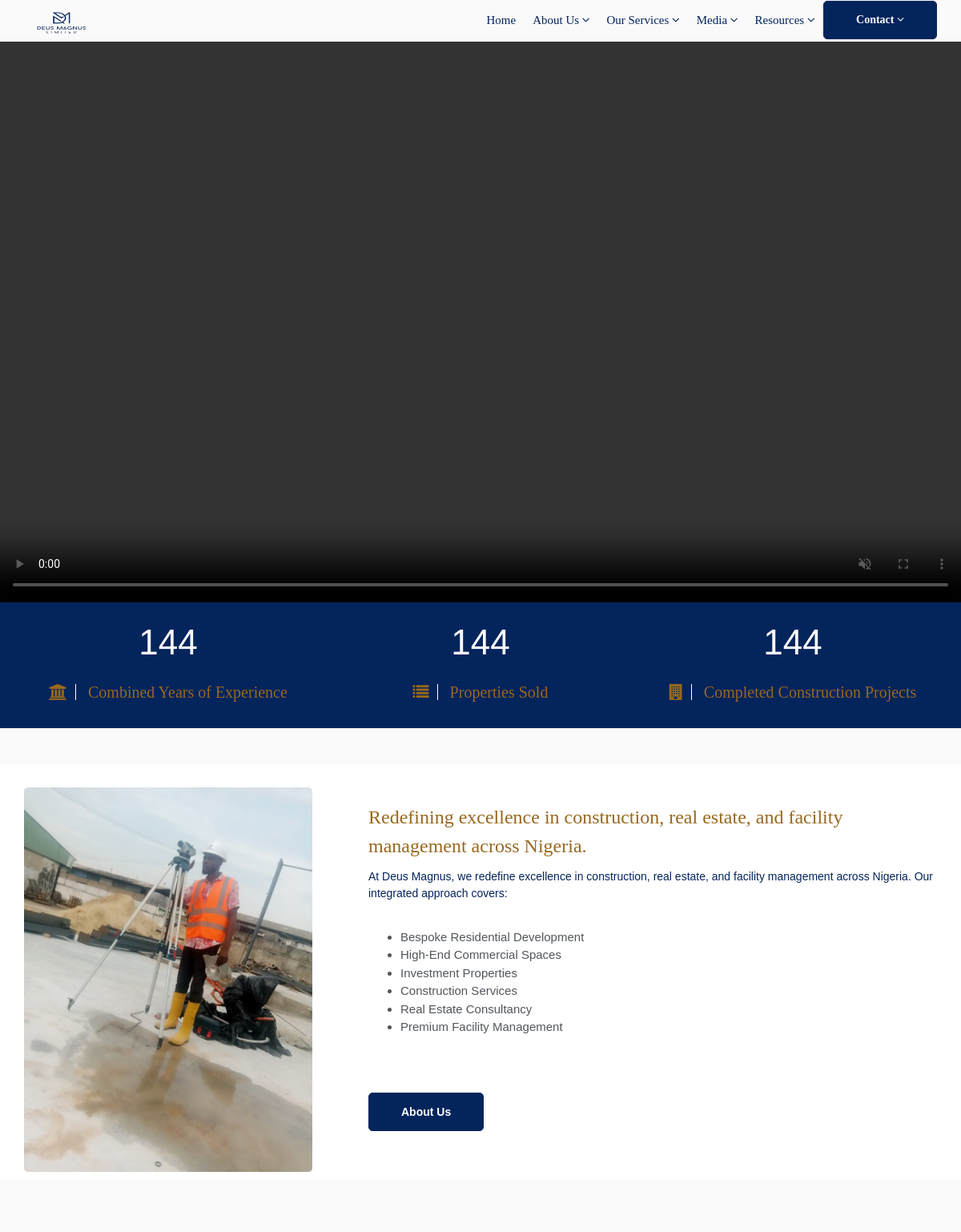
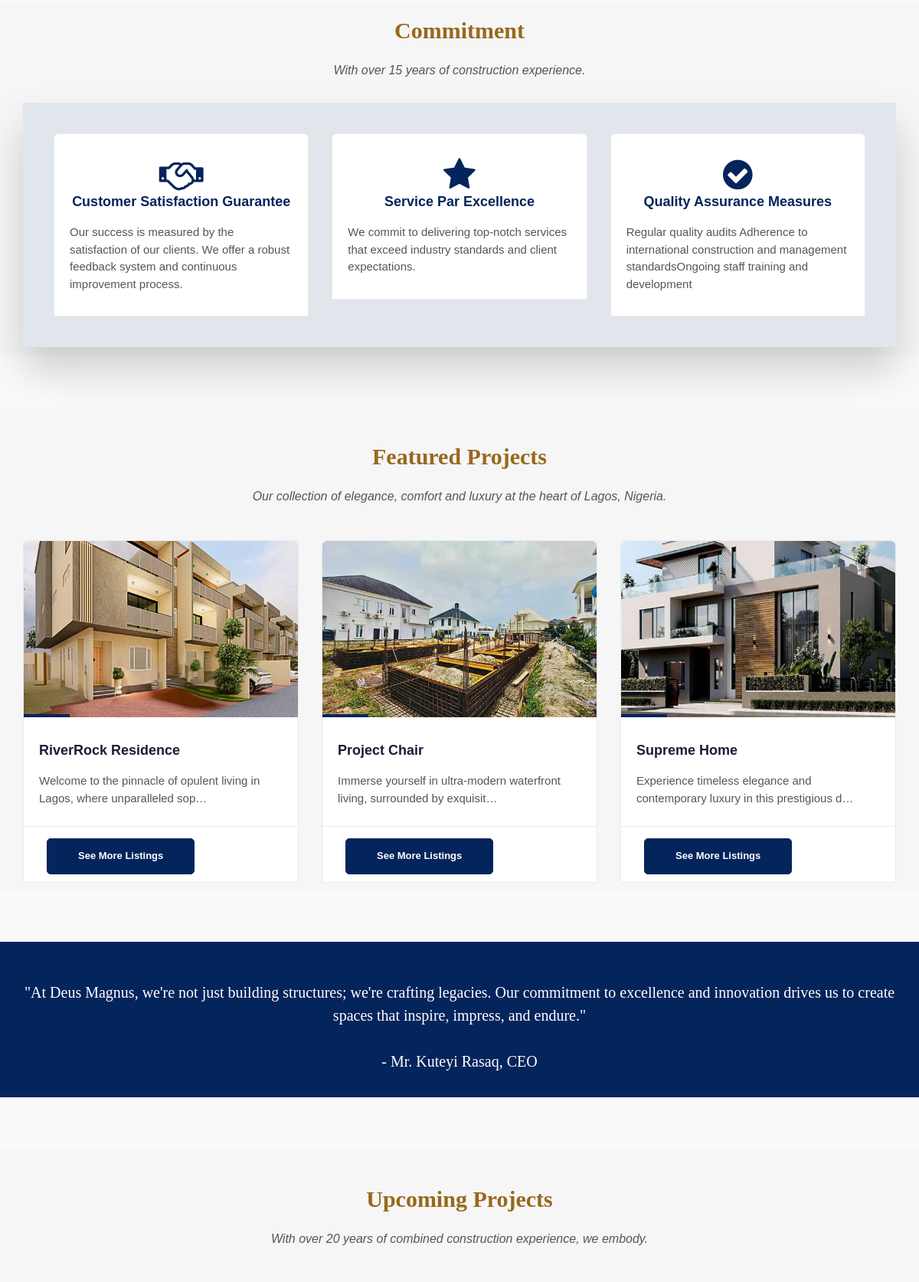
The page / (upper part) on the database its author committed (2 pictures, top to bottom).
### deus_magnus/models.py (models this page shows, shortened)
class Mainvideo(models.Model):
    deus_magnus_first_video = models.FileField(upload_to='main_videos/')

class BashPicture(models.Model):
    deus_magnus_bash_p = models.ImageField(upload_to='bash_p/')

class SecondDeusMagnusMainPicturePost(models.Model):
    second_deus_magnus_title = models.CharField(max_length=255, blank=True, null=True)
    second_deus_magnus_description = models.TextField()
    second_deus_magnus_slug = models.SlugField (max_length=255,blank=True, null=True)
    second_deus_magnus_img = models.ImageField(upload_to='images/')
    second_deus_magnus_publish_date = models.DateTimeField (auto_now_add= True)
    second_deus_magnus_author = models.ForeignKey(User, on_delete=models.CASCADE)
    class Meta:
        ordering =['second_deus_magnus_publish_date']

### deus_magnus/views.py (the view)
# urls.py: path('', HomeView.as_view(), name="home"),
class HomeView(ListView):
    model = DeusMagnusMainPost
    template_name = 'deus_magnus/home.html'
    def get_context_data(self, **kwargs):
        context = super().get_context_data(**kwargs)
        context['first_videos'] = Mainvideo.objects.all()
        context['bash_ps'] = BashPicture.objects.all()
        context['second_constructions'] = SecondDeusMagnusMainPicturePost.objects.all()
        context['news_constructions'] = DeusMagnusEventBlog.objects.all()
        return context

### templates/deus_magnus/home.html (shortened to what this page needs)
{% extends "base.html" %}
{% load static %}
{% block content%}
{% for first_video in first_videos %}
<video autoplay muted playsinline loop width="100%" height="400"controls id="myVideo">
    <source src="{{ first_video.deus_magnus_first_video.url }}" type="video/mp4">
    <source src="{{ first_video.deus_magnus_first_video.url }}" type="video/webm">
</video>
{% endfor %}
<center><section class="section db" >
    <div class="container">
        <div class="row">
            <div class="col-lg-4 col-md-4">
                <div class="stat-count">
                    <h4 class="stat-timer">15+</h4>
                    <h3 style="color: #98681e;font-family: Georgia;"><i class="fa fa-university"></i> Combined Years of Experience</h3>
                </div>
            </div>
            <div class="col-lg-4 col-md-4">
                <div class="stat-count">
                    <h4 class="stat-timer">10+</h4>
                    <h3 style="color: #98681e;font-family: Georgia;"><i class="fa fa-list"></i> Properties Sold</h3>
                </div>
            </div>
            <div class="col-lg-4 col-md-4">
                <div class="stat-count">
                    <h4 class="stat-timer">12+</h4>
                    <h3 style="color: #98681e;font-family: Georgia;"><i class="fa fa-building"></i> Completed Construction Projects</h3>
                </div>
            </div>
        </div>
    </div>
</section></center><br><br>
<section class="section">
    <div class="container">
        <div class="row">
            <div class="col-md-4">
                {% for bash_p in bash_ps %}
                <div class="custom-module">
                    <img style="margin-top: 1px; border-radius: 5px;"src="{{ bash_p.deus_magnus_bash_p.url }}" alt="" class="img-responsive wow slideInLeft">
                </div>
                {% endfor %}
            </div>
            <div class="col-md-8">
                <div class="custom-module p40l">
                    <h3 style="color: #98681e; font-family: Georgia;">Redefining excellence in construction, real estate, and facility management across Nigeria.</h3>
                    <h5>At Deus Magnus, we redefine excellence in construction, real estate, and facility management across Nigeria. Our integrated approach covers:</h5><br>
                    <div class="row">
                        <div class="col-lg-6 col-md-4 col-sm-4 col-xs-12 first">
                            <ul
                                <li>Bespoke Residential Development</li>
                                <li>High-End Commercial Spaces</li>
                                <li>Investment Properties</li>
                                <li>Construction Services</li>
                                <li>Real Estate Consultancy</li>
                                <li>Premium Facility Management</li>
                            </ul>
                        </div>
                    </div>
                    <div class="btn-wrapper">
                        <a href="{% url 'about' %}" class="btn btn-primary" style="border-radius:5px;">About us</a>
                    </div>
                </div>
            </div>
        </div>
    </div>
</section><br><br><br>
<section class="section gb nopadtop">
    <div class="container"><br>
        <div class="section-title text-center">
            <h3 style="color: #98681e;">Commitment</h3>
            <p>With over 15 years of construction experience.</p>
        </div><br><br>
        <div class="boxed boxedp3">
            <div class="row blog-grid">
                <div class="col-md-4">
                    <div class="course-box">
                        <div class="course-details">
                            <center><i class="fa fa-3x fa-handshake-o text-primary mb-4"></i></center>
                            <h4><center>Customer Satisfaction Guarantee</center></h4>
                            <p>Our success is measured by the satisfaction of our clients. We offer a robust
                                feedback system and continuous improvement process.</p>
                        </div>
                    </div>
                </div>
                <div class="col-md-4">
                    <div class="course-box">
                        <div class="course-details">
                            <center><i class="fa fa-3x fa-star text-primary mb-4"></i></center>
                            <h4><center>Service Par Excellence</center></h4>
                            <p>We commit to delivering top-notch services that exceed industry standards and client expectations.</p>
                        </div>
                    </div>
                </div>
                <div class="col-md-4">
                    <div class="course-box">
                        <div class="course-details">
                            <center><i class="fa fa-3x fa-check-circle text-primary mb-4"></i></center>
                            <h4><center>Quality Assurance Measures</center></h4>
                            <p> Regular quality audits Adherence to international
                                construction and management standardsOngoing staff training and development</p>
                        </div>
                    </div>
                </div>
            </div>
        </div>
    </div>
</section><br><br><br>
<section class="section gb">
    <div class="container"><br>
        <div class="section-title text-center">
            <h3 style="color: #98681e;">Featured Projects</h3>
            <p>Our collection of elegance, comfort and luxury at the heart of Lagos, Nigeria.</p>
        </div>
        <div class="row">
            {% for second_construction in second_constructions %}
            <div class="col-lg-4 col-md-12">
                <div class="blog-box">
                    <div class="image-wrap entry">
                        {% if second_construction.second_deus_magnus_img %}
                        <a href="{% url 'second_detail' second_construction.pk %}">
                        <img src="{{ second_construction.second_deus_magnus_img.url }}"height="230px"  class="custom-image">
                        </a>
                        {% endif %}
                    </div>
                    <div class="blog-desc">
                        <h4><a href="{% url 'second_detail' second_construction.pk %}">{{ second_construction.second_deus_magnus_title |truncatechars:30}}</a></h4>
                        <p>{{ second_construction.second_deus_magnus_description |truncatechars:75}}</p>
                    </div>
                    <div class="post-meta">
                            <div class="btn-wrapper">
                                <a href="{% url 'second_detail' second_construction.pk %}
                                "class="btn btn-primary"style="border-radius: 5px;">See More Listings </a>
                            </div>
                    </div>
                </div>
            </div>
            {%endfor%}
        </div>
    </div>
</section><br><br><br>
<section class="section db p110">
    <div class="container"><br>
        <div class="row">
            <div class="col-md-12">
                <div class="tagline-message text-center">
                <h3>"At Deus Magnus, we're not just building structures; we're crafting legacies.
                    Our commitment to excellence and innovation drives us to create spaces that inspire, impress, and endure." <br><br>
                    - Mr. Kuteyi Rasaq, CEO</h3><br>
                </div>
            </div>
        </div>
    </div>
</section><br><br><br>
<section class="section gb">
    <div class="container"><br>
        <div class="section-title text-center">
            <h3 style="color: #98681e;">Upcoming Projects</h3>
            <p> With over 20 years of combined construction experience, we embody.</p>
        </div>
    </div>
</section><br><br>
<br><br>
<br><br><br>
<br><br><br>
        {% endblock %}

### static/css/style.css (style rules this page uses)
.text-primary { color: #04245c; }
body { background-color: #f9f9f9ab; line-height: 1.5; font-size: 15px; color: #52565b; font-family: "Heebo", sans-serif; position: static; font-weight: 400; }
#myVideo { object-fit: cover; width: 100%; height: 700px; }
body, p, li, a { font-family:'Nunito',sans-serif; }
.course-details h4 a, .readmore, .testimonial strong, h1, h2, h3, h4, h5, h6 { color: #04245c; }
h1, h2, h3, h4, h5, h6 { line-height: 1.5; font-family:sans-serif; }
.cop-logo img, a { color: #04245c; text-decoration: none !important; -webkit-transition: all ease 0.3s; -moz-transition: all ease 0.3s; transition: all ease 0.3s; }
audio, canvas, progress, video { display: inline-block; vertical-align: baseline; background-color: #f6f6f6; }
.boxed { box-shadow: 0 30px 50px 0 rgba(1, 1, 1, 0.18); padding: 4rem 4rem 1rem; background-color: #e1e5ec; margin-top: -60px; }
.section { background-color: #ffffff; padding: 1rem 0; position: relative; display: block; padding-top: 28px; }
.section-title { margin-bottom: 45px; }
.text-widget h3, .section-title h3 { margin: 0 0 25px; padding: 0; line-height: 1; font-size: 30px; font-weight: 700; font-family:Georgia; }
.section-title p { max-width: 800px; margin: 0 auto; padding: 0; font-size: 16px; font-family: 'Droid Serif', sans-serif; font-style: italic; }
.section.gb { background-color: #f6f6f6; }
.section.db { background-color: #04245c; }
.nopadtop { padding-top: 0 !important; }
.course-box { border-radius: 6px 6px 0 0; background-color: #ffffff; border: 1px solid #eaeaea; }
.course-details { padding: 3rem 2rem; }
.course-details h4 { font-size: 18px; padding: 0 0 1.5rem; font-weight: 700; margin: 0; }
.course-details p { padding-bottom: 0; margin-bottom: 0; }
.entry { position: relative; }
.image-wrap img { width: 100%; }
.image-wrap:after { content: ""; width: 60px; height: 4px; position: absolute; bottom: 0; left: 0; background-color: #111; right: 0; }
.blog-box { background-color: #ffffff; border-radius: 6px 6px 0 0; border: 1px solid #eaeaea; }
.blog-box img { width: 100%; border-radius: 6px 6px 0 0; }
.post-meta { padding: 15px 30px 10px; margin-top: -5px; border-top: 1px solid #eaeaea; line-height: 1; }
.post-meta a { font-size: 13px; color: #aaa; }
.blog-desc { padding: 3rem 2rem; display: block; position: relative; }
.blog-desc h4 a, .blog-desc h4 { font-size: 18px; font-weight: 700; padding: 0 0 15px; margin: 0; color: #181d38; font-family: "Nunito", sans-serif; }
.blog-desc p { padding: 0; margin: 0; }
.stat-count h3, .stat-count h4 { color: #ffffff; }
.stat-count h4 { font-size: 44px; line-height: 1; padding: 0; margin: 0; }
.stat-count h3 { padding: 30px 0 25px; margin: 0; line-height: 1; font-size: 20px; }
.stat-count h3 i { padding-right: 10px; border-right: 1px solid #fff; margin-right: 10px; }
.blog-grid .col-md-6, .blog-grid .col-md-4 { margin-bottom: 30px }
.tagline-message h3 { padding: 0; font-size: 20px; margin: 0; color: #ffffff; font-weight:200px; font-family:Georgia; }
.p40l { padding-left: 4rem; }
.btn { border-radius: 0; font-size: 14px; border: 1px solid #fff; font-weight: bold; color: #ffffff !important; padding: 13px 40px; text-transform: capitalize; }
.shop-desc small, .shop-meta a, .authorbox small, blockquote:before, blockquote:after, .blog-meta small a, .small-box i, .copyrights ul li:hover a, .footer .readmore, .breadcrumb>li a, .yamm h4, .yamm-content li:hover a, .yamm .hassubmenu li:hover a, .check li:before, .stat-count h3, .blog-desc h4:hover a, .post-meta li:after, .course-box small, .course-details h4:hover a, .course-footer i, a:hover, a:focus, .box i, .topbar .text-left i { color: #9e9485; }
.cb, .box .event-desc small, .pagination a, .pagination>.active>a, .pagination>.active>a:focus, .pagination>.active>a:hover, .pagination>.active>span, .pagination>.active>span:focus, .pagination>.active>span:hover, .tags-widget a, .owl-theme-01 .owl-nav [class*="owl-"]:hover, .yamm .dropdown-menu li:hover .menu-button, .yamm .dropdown-menu li .menu-button, mark, .bgcolor1, .image-wrap:before, .image-wrap:after, .btn-primary { border-color: #04245c; background-color: #04245c; box-shadow: inset 0 0 0 0 #98681e; -webkit-transition: all ease 0.5s; -moz-transition: all ease 0.5s; transition: all ease 0.5s; }

### rows shown on the page
BashPicture: deus_magnus_bash_p (picture)
SecondDeusMagnusMainPicturePost: second_deus_magnus_img (picture), second_deus_magnus_title "RiverRock Residence", second_deus_magnus_description "Welcome to the pinnacle of opulent living in Lagos, where unparalleled sop…"
SecondDeusMagnusMainPicturePost: second_deus_magnus_img (picture), second_deus_magnus_title "Project Chair", second_deus_magnus_description "Immerse yourself in ultra-modern waterfront living, surrounded by exquisit…"
SecondDeusMagnusMainPicturePost: second_deus_magnus_img (picture), second_deus_magnus_title "Supreme Home", second_deus_magnus_description "Experience timeless elegance and contemporary luxury in this prestigious d…"
